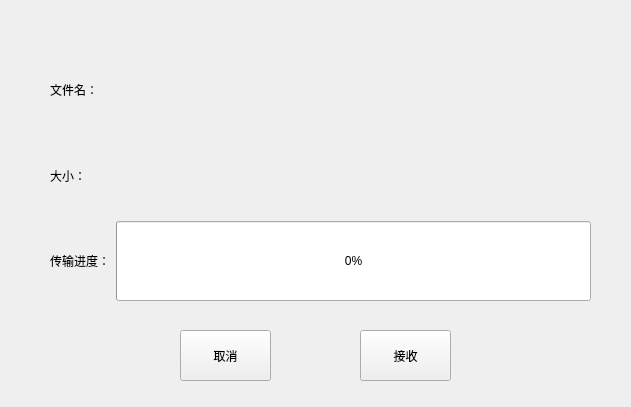
<?xml version="1.0" encoding="UTF-8"?>
<ui version="4.0">
 <class>RecvFile</class>
 <widget class="QDialog" name="RecvFile">
  <property name="geometry">
   <rect>
    <x>0</x>
    <y>0</y>
    <width>631</width>
    <height>407</height>
   </rect>
  </property>
  <property name="sizePolicy">
   <sizepolicy hsizetype="Fixed" vsizetype="Fixed">
    <horstretch>0</horstretch>
    <verstretch>0</verstretch>
   </sizepolicy>
  </property>
  <property name="windowTitle">
   <string>Dialog</string>
  </property>
  <widget class="QPushButton" name="getFileBtn">
   <property name="geometry">
    <rect>
     <x>360</x>
     <y>330</y>
     <width>91</width>
     <height>51</height>
    </rect>
   </property>
   <property name="focusPolicy">
    <enum>Qt::NoFocus</enum>
   </property>
   <property name="text">
    <string>接收</string>
   </property>
  </widget>
  <widget class="QPushButton" name="cancelBtn">
   <property name="geometry">
    <rect>
     <x>180</x>
     <y>330</y>
     <width>91</width>
     <height>51</height>
    </rect>
   </property>
   <property name="focusPolicy">
    <enum>Qt::NoFocus</enum>
   </property>
   <property name="text">
    <string>取消</string>
   </property>
  </widget>
  <widget class="QWidget" name="layoutWidget">
   <property name="geometry">
    <rect>
     <x>50</x>
     <y>50</y>
     <width>541</width>
     <height>251</height>
    </rect>
   </property>
   <layout class="QGridLayout" name="gridLayout">
    <item row="2" column="1">
     <widget class="QProgressBar" name="progressBar">
      <property name="sizePolicy">
       <sizepolicy hsizetype="Expanding" vsizetype="Expanding">
        <horstretch>0</horstretch>
        <verstretch>0</verstretch>
       </sizepolicy>
      </property>
      <property name="value">
       <number>0</number>
      </property>
      <property name="format">
       <string>%p%</string>
      </property>
     </widget>
    </item>
    <item row="2" column="0">
     <widget class="QLabel" name="label">
      <property name="text">
       <string>传输进度：</string>
      </property>
     </widget>
    </item>
    <item row="0" column="0">
     <widget class="QLabel" name="fileNamelab">
      <property name="text">
       <string>文件名：</string>
      </property>
     </widget>
    </item>
    <item row="0" column="1">
     <widget class="QLabel" name="fileName">
      <property name="sizePolicy">
       <sizepolicy hsizetype="Expanding" vsizetype="Expanding">
        <horstretch>0</horstretch>
        <verstretch>0</verstretch>
       </sizepolicy>
      </property>
      <property name="text">
       <string/>
      </property>
     </widget>
    </item>
    <item row="1" column="0">
     <widget class="QLabel" name="fileSizelab">
      <property name="text">
       <string>大小：</string>
      </property>
     </widget>
    </item>
    <item row="1" column="1">
     <widget class="QLabel" name="fileSize">
      <property name="sizePolicy">
       <sizepolicy hsizetype="Expanding" vsizetype="Expanding">
        <horstretch>0</horstretch>
        <verstretch>0</verstretch>
       </sizepolicy>
      </property>
      <property name="text">
       <string/>
      </property>
     </widget>
    </item>
   </layout>
  </widget>
 </widget>
 <resources/>
 <connections/>
</ui>
